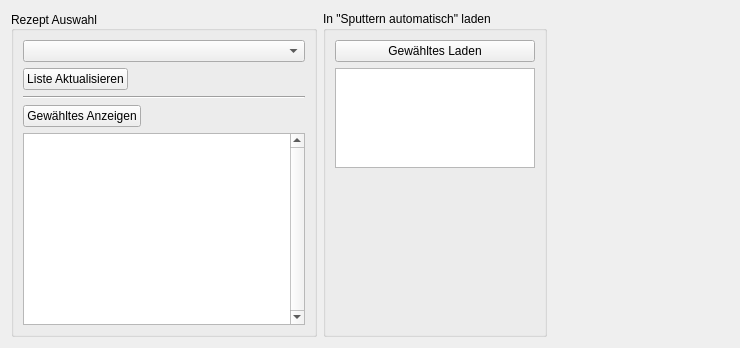
           <widget class="QWidget" name="tabSputter_Auto">
            <attribute name="title">
             <string>Sputtern autom. (Rezept)</string>
            </attribute>
            <layout class="QHBoxLayout" name="horizontalLayout_31">
             <item>
              <widget class="QGroupBox" name="groupBox">
               <property name="title">
                <string>Rezept Auswahl</string>
               </property>
               <property name="alignment">
                <set>Qt::AlignLeading|Qt::AlignLeft|Qt::AlignVCenter</set>
               </property>
               <layout class="QVBoxLayout" name="verticalLayout_20">
                <item>
                 <widget class="QComboBox" name="comboBoxSputterRecipe">
                  <property name="sizePolicy">
                   <sizepolicy hsizetype="Minimum" vsizetype="Fixed">
                    <horstretch>0</horstretch>
                    <verstretch>0</verstretch>
                   </sizepolicy>
                  </property>
                  <property name="minimumSize">
                   <size>
                    <width>282</width>
                    <height>0</height>
                   </size>
                  </property>
                  <property name="maximumSize">
                   <size>
                    <width>200</width>
                    <height>16777215</height>
                   </size>
                  </property>
                  <property name="currentText">
                   <string/>
                  </property>
                 </widget>
                </item>
                <item>
                 <layout class="QHBoxLayout" name="horizontalLayout_52">
                  <item>
                   <widget class="QPushButton" name="pushButtonRefreshRecipeList">
                    <property name="text">
                     <string>Liste Aktualisieren</string>
                    </property>
                   </widget>
                  </item>
                  <item>
                   <spacer name="horizontalSpacer_41">
                    <property name="orientation">
                     <enum>Qt::Horizontal</enum>
                    </property>
                    <property name="sizeHint" stdset="0">
                     <size>
                      <width>40</width>
                      <height>20</height>
                     </size>
                    </property>
                   </spacer>
                  </item>
                 </layout>
                </item>
                <item>
                 <widget class="Line" name="line_22">
                  <property name="orientation">
                   <enum>Qt::Horizontal</enum>
                  </property>
                 </widget>
                </item>
                <item>
                 <widget class="QPushButton" name="pushButtonShowRecipe">
                  <property name="sizePolicy">
                   <sizepolicy hsizetype="Fixed" vsizetype="Fixed">
                    <horstretch>0</horstretch>
                    <verstretch>0</verstretch>
                   </sizepolicy>
                  </property>
                  <property name="text">
                   <string>Gewähltes Anzeigen</string>
                  </property>
                 </widget>
                </item>
                <item>
                 <widget class="QTextBrowser" name="textBrowserSputterRecipeInfo">
                  <property name="font">
                   <font>
                    <pointsize>10</pointsize>
                    <weight>75</weight>
                    <bold>true</bold>
                   </font>
                  </property>
                  <property name="verticalScrollBarPolicy">
                   <enum>Qt::ScrollBarAlwaysOn</enum>
                  </property>
                  <property name="horizontalScrollBarPolicy">
                   <enum>Qt::ScrollBarAlwaysOff</enum>
                  </property>
                 </widget>
                </item>
               </layout>
              </widget>
             </item>
             <item>
              <widget class="QGroupBox" name="groupBox_14">
               <property name="title">
                <string>In &quot;Sputtern automatisch&quot; laden</string>
               </property>
               <layout class="QVBoxLayout" name="verticalLayout_19">
                <item>
                 <widget class="QPushButton" name="pushButtonStartAutoSputtering">
                  <property name="text">
                   <string>Gewähltes Laden</string>
                  </property>
                 </widget>
                </item>
                <item>
                 <widget class="QTextBrowser" name="textBrowserSputterRecipeReadInInformation">
                  <property name="sizePolicy">
                   <sizepolicy hsizetype="Fixed" vsizetype="Fixed">
                    <horstretch>0</horstretch>
                    <verstretch>0</verstretch>
                   </sizepolicy>
                  </property>
                  <property name="maximumSize">
                   <size>
                    <width>200</width>
                    <height>100</height>
                   </size>
                  </property>
                  <property name="font">
                   <font>
                    <pointsize>10</pointsize>
                    <weight>75</weight>
                    <bold>true</bold>
                   </font>
                  </property>
                  <property name="styleSheet">
                   <string notr="true">color: rgb(255, 0, 0);</string>
                  </property>
                  <property name="placeholderText">
                   <string/>
                  </property>
                 </widget>
                </item>
                <item>
                 <spacer name="verticalSpacer_25">
                  <property name="orientation">
                   <enum>Qt::Vertical</enum>
                  </property>
                  <property name="sizeHint" stdset="0">
                   <size>
                    <width>20</width>
                    <height>40</height>
                   </size>
                  </property>
                 </spacer>
                </item>
               </layout>
              </widget>
             </item>
             <item>
              <spacer name="horizontalSpacer_11">
               <property name="orientation">
                <enum>Qt::Horizontal</enum>
               </property>
               <property name="sizeHint" stdset="0">
                <size>
                 <width>182</width>
                 <height>20</height>
                </size>
               </property>
              </spacer>
             </item>
            </layout>
           </widget>
